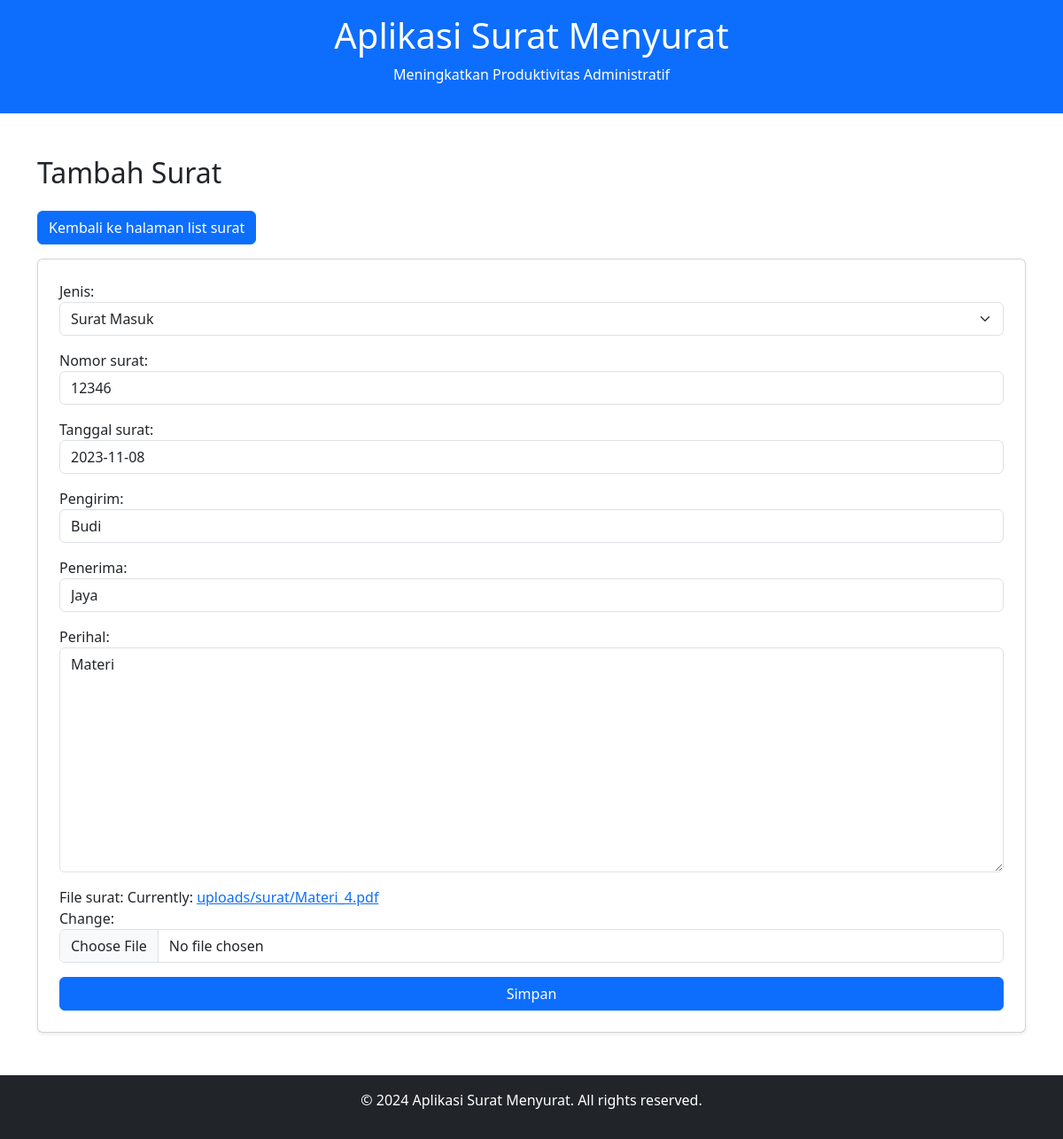
Screenshot of /edit/20/ with the database file from the repository.
### surat/models.py (models this page shows, shortened)
class Surat(models.Model):
    JENIS_SURAT = [
        ('Masuk', 'Surat Masuk'),
        ('Keluar', 'Surat Keluar'),
    ]
    jenis = models.CharField(max_length=6, choices=JENIS_SURAT)
    nomor_surat = models.CharField(max_length=100, unique=True)
    tanggal_surat = models.DateField()
    pengirim = models.CharField(max_length=100)
    penerima = models.CharField(max_length=100)
    perihal = models.TextField()
    file_surat = models.FileField(upload_to='uploads/surat/')

### surat/views.py (the view)
# urls.py: path('edit/<int:surat_id>/', views.edit_surat, name='edit_surat'),
def edit_surat(request, surat_id):
    surat = get_object_or_404(Surat, id=surat_id)
    old_file = surat.file_surat.path if surat.file_surat else None  # Simpan path file lama
    if request.method == 'POST':
        form = SuratForm(request.POST, request.FILES, instance=surat)
        if form.is_valid():
            if 'file_surat' in request.FILES:
                if old_file and os.path.exists(old_file):
                    os.remove(old_file)
            form.save()  # Simpan surat beserta file baru
            return redirect('list_surat')  # Kembali ke daftar surat setelah edit
    else:
        form = SuratForm(instance=surat)
    return render(request, 'surat/edit_surat.html', {'form': form, 'surat': surat})

### surat/forms.py
class SuratForm(forms.ModelForm):
    class Meta:
        model = Surat
        fields = ['jenis', 'nomor_surat', 'tanggal_surat', 'pengirim', 'penerima', 'perihal', 'file_surat']

### surat/templatetags/add_class_filter.py (called while the page is built)
@register.filter(name='add_class')
def add_class(field, css_class):
    return field.as_widget(attrs={"class": css_class})

### surat/templates/surat/edit_surat.html (shortened to what this page needs)
{% extends 'surat/base.html' %}
{% load add_class_filter %}
{% block content %}
<h2 class="mb-4">Tambah Surat</h2>
<a href="{% url 'list_surat' %}" class="btn btn-primary mb-3">Kembali ke halaman list surat</a>
<form method="post" enctype="multipart/form-data" class="card p-4 shadow-sm">
    <div class="mb-3">
        {{ form.jenis.label_tag }}
        {{ form.jenis|add_class:"form-select" }}
    </div>
    <div class="mb-3">
        {{ form.nomor_surat.label_tag }}
        {{ form.nomor_surat|add_class:"form-control" }}
    </div>
    <div class="mb-3">
        {{ form.tanggal_surat.label_tag }}
        {{ form.tanggal_surat|add_class:"form-control" }}
    </div>
    <div class="mb-3">
        {{ form.pengirim.label_tag }}
        {{ form.pengirim|add_class:"form-control" }}
    </div>
    <div class="mb-3">
        {{ form.penerima.label_tag }}
        {{ form.penerima|add_class:"form-control" }}
    </div>
    <div class="mb-3">
        {{ form.perihal.label_tag }}
        {{ form.perihal|add_class:"form-control" }}
    </div>
    <div class="mb-3">
        {{ form.file_surat.label_tag }}
        {{ form.file_surat|add_class:"form-control" }}
    </div>
    <button type="submit" class="btn btn-primary">Simpan</button>
</form>
{% endblock %}

### rows the page displays
Surat: jenis "Surat Masuk", nomor_surat "12346", tanggal_surat "2023-11-08", pengirim "Budi", penerima "Jaya", perihal "Materi"
